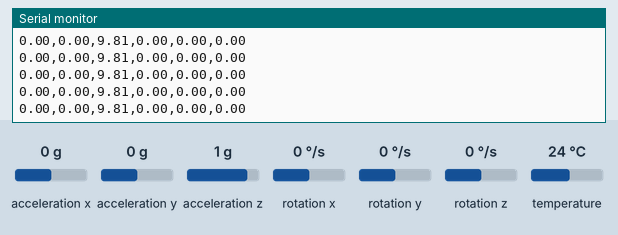
Bench run of a sketch on a simulated ESP32. Parts: the last lines printed to the serial monitor. The inputs (shaded band) are chosen by the test bench; at power-on: acceleration x 0 g, acceleration y 0 g, acceleration z 1 g, rotation x 0 °/s, rotation y 0 °/s, rotation z 0 °/s, temperature 24 °C.

Above: at 2.7 s.
2.8 s: acceleration x set to -1.4 g
At 3.5 s:
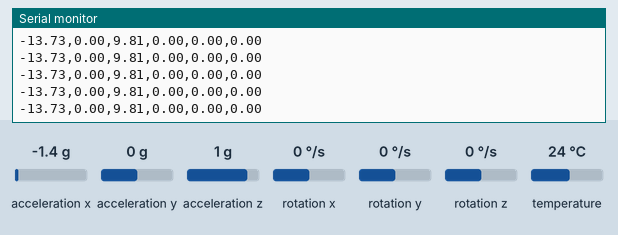
4.3 s: acceleration y set to -1.4 g
At 4.9 s:
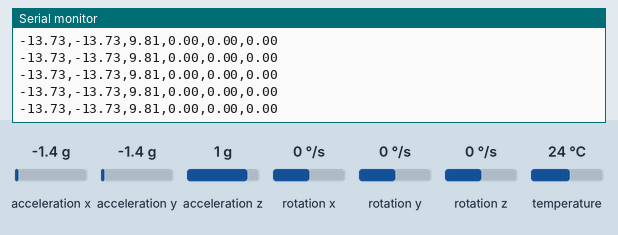
5.8 s: acceleration z set to -1.4 g
At 6.8 s:
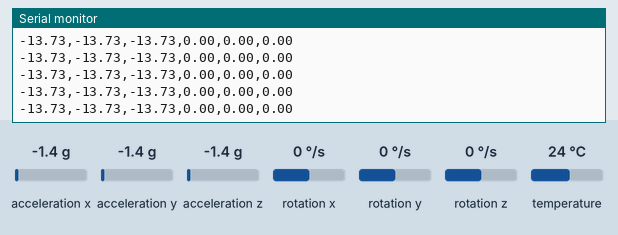
7.3 s: rotation x set to -192 °/s
At 7.9 s:
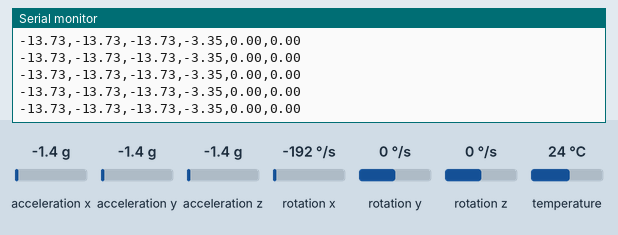
8.8 s: rotation y set to -192 °/s
At 9.5 s:
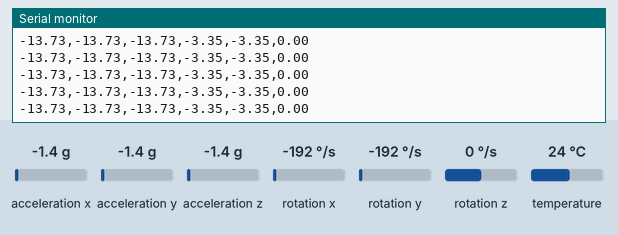

The sketch:

mpu6050_reader.ino
```cpp
/*
 * MPU6050 Sensor Reader - For use with Transmitter ESP
 *
 * This Arduino reads MPU6050 sensor data and sends it via Serial
 * to the PC running the Python dashboard in Transmitter mode.
 *
 * This can run on a separate Arduino connected to MPU6050, or you can
 * connect MPU6050 directly to the transmitter ESP32 and combine this
 * code with esp_transmitter.ino
 *
 * Hardware:
 * - Arduino/ESP32
 * - MPU6050 IMU (I2C: SDA, SCL)
 * - Connected to PC running Python dashboard
 */

#include <Wire.h>
#include <Adafruit_MPU6050.h>
#include <Adafruit_Sensor.h>

Adafruit_MPU6050 mpu;

void setup()
{
    Serial.begin(115200);

    delay(1500); // Allow MPU to boot
    Wire.begin(21, 22);
    Wire.setClock(100000);

    // Initialize MPU6050
    while (!mpu.begin())
    {
        delay(200); // Retry until MPU is ready
    }

    // Configure MPU6050
    mpu.setAccelerometerRange(MPU6050_RANGE_8_G);
    mpu.setGyroRange(MPU6050_RANGE_500_DEG);
    mpu.setFilterBandwidth(MPU6050_BAND_21_HZ);

    Serial.println("MPU6050 Ready");
}

void loop()
{
    sensors_event_t accel, gyro, temp;
    mpu.getEvent(&accel, &gyro, &temp);

    // Send as CSV (format expected by Python app in transmitter mode)
    Serial.print(accel.acceleration.x);
    Serial.print(",");
    Serial.print(accel.acceleration.y);
    Serial.print(",");
    Serial.print(accel.acceleration.z);
    Serial.print(",");
    Serial.print(gyro.gyro.x);
    Serial.print(",");
    Serial.print(gyro.gyro.y);
    Serial.print(",");
    Serial.println(gyro.gyro.z);

    delay(10); // ~100Hz update rate
}
```

Measured:
- after the input at 2.8 s, the serial monitor: prints a new line at once (image 1)
- after the input at 4.3 s, the serial monitor: prints a new line at once (image 2)
- after the input at 5.8 s, the serial monitor: prints a new line at once (image 3)
- after the input at 7.3 s, the serial monitor: prints a new line at once (image 4)
- after the input at 8.8 s, the serial monitor: prints a new line at once (image 5)
